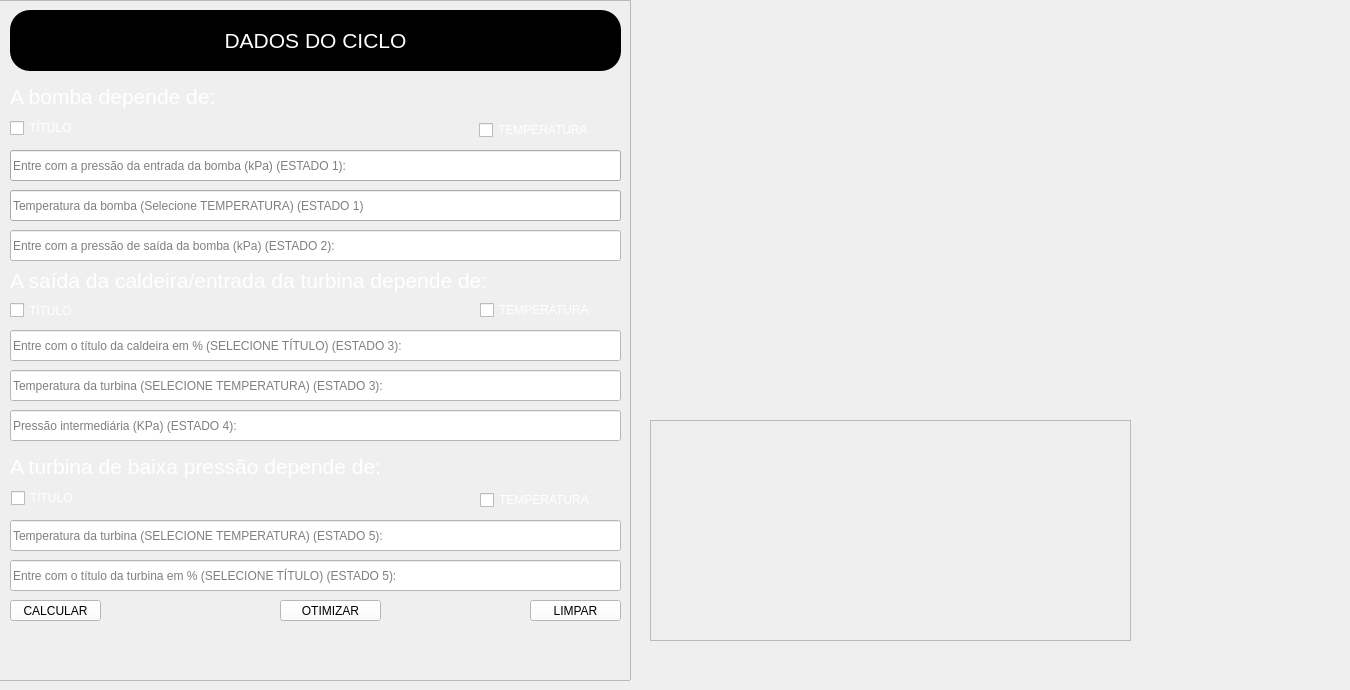
              <widget class="QWidget" name="tab_5">
               <attribute name="icon">
                <iconset resource="icons.qrc">
                 <normaloff>:/icons/icons/baseline_maps_home_work_black_24dp.png</normaloff>:/icons/icons/baseline_maps_home_work_black_24dp.png</iconset>
               </attribute>
               <attribute name="title">
                <string>Reaquecimento</string>
               </attribute>
               <widget class="QFrame" name="frame_5">
                <property name="geometry">
                 <rect>
                  <x>-10</x>
                  <y>0</y>
                  <width>641</width>
                  <height>681</height>
                 </rect>
                </property>
                <property name="frameShape">
                 <enum>QFrame::StyledPanel</enum>
                </property>
                <property name="frameShadow">
                 <enum>QFrame::Raised</enum>
                </property>
                <widget class="QLabel" name="labeldados_3">
                 <property name="geometry">
                  <rect>
                   <x>20</x>
                   <y>10</y>
                   <width>611</width>
                   <height>61</height>
                  </rect>
                 </property>
                 <property name="styleSheet">
                  <string notr="true">color: rgb(255, 255, 255);
font: 8pt &quot;Comic Sans MS&quot;;
background-color: rgb(0, 0, 0);
border-radius:20px;</string>
                 </property>
                 <property name="text">
                  <string>&lt;html&gt;&lt;head/&gt;&lt;body&gt;&lt;p align=&quot;center&quot;&gt;&lt;span style=&quot; font-size:16pt;&quot;&gt;DADOS DO CICLO&lt;/span&gt;&lt;/p&gt;&lt;/body&gt;&lt;/html&gt;</string>
                 </property>
                </widget>
                <widget class="QLabel" name="label_28">
                 <property name="geometry">
                  <rect>
                   <x>20</x>
                   <y>80</y>
                   <width>263</width>
                   <height>33</height>
                  </rect>
                 </property>
                 <property name="styleSheet">
                  <string notr="true">color: rgb(255, 255, 255);</string>
                 </property>
                 <property name="text">
                  <string>&lt;html&gt;&lt;head/&gt;&lt;body&gt;&lt;p&gt;&lt;span style=&quot; font-size:16pt;&quot;&gt;A bomba depende de:&lt;/span&gt;&lt;/p&gt;&lt;/body&gt;&lt;/html&gt;</string>
                 </property>
                </widget>
                <widget class="QLabel" name="label_29">
                 <property name="geometry">
                  <rect>
                   <x>20</x>
                   <y>260</y>
                   <width>611</width>
                   <height>41</height>
                  </rect>
                 </property>
                 <property name="styleSheet">
                  <string notr="true">color: rgb(255, 255, 255);</string>
                 </property>
                 <property name="text">
                  <string>&lt;html&gt;&lt;head/&gt;&lt;body&gt;&lt;p&gt;&lt;span style=&quot; font-size:16pt;&quot;&gt;A saída da caldeira/entrada da turbina depende de:&lt;/span&gt;&lt;/p&gt;&lt;/body&gt;&lt;/html&gt;</string>
                 </property>
                </widget>
                <widget class="QPushButton" name="limpar_rea">
                 <property name="geometry">
                  <rect>
                   <x>540</x>
                   <y>600</y>
                   <width>91</width>
                   <height>21</height>
                  </rect>
                 </property>
                 <property name="cursor">
                  <cursorShape>OpenHandCursor</cursorShape>
                 </property>
                 <property name="styleSheet">
                  <string notr="true">background-color: rgb(255, 255, 255);</string>
                 </property>
                 <property name="text">
                  <string>LIMPAR</string>
                 </property>
                 <property name="icon">
                  <iconset resource="icons.qrc">
                   <normaloff>:/icons/icons/baseline_delete_forever_black_24dp.png</normaloff>:/icons/icons/baseline_delete_forever_black_24dp.png</iconset>
                 </property>
                </widget>
                <widget class="QPushButton" name="calcular_rea">
                 <property name="geometry">
                  <rect>
                   <x>20</x>
                   <y>600</y>
                   <width>91</width>
                   <height>21</height>
                  </rect>
                 </property>
                 <property name="cursor">
                  <cursorShape>OpenHandCursor</cursorShape>
                 </property>
                 <property name="styleSheet">
                  <string notr="true">background-color: rgb(255, 255, 255);</string>
                 </property>
                 <property name="text">
                  <string>CALCULAR</string>
                 </property>
                 <property name="icon">
                  <iconset resource="icons.qrc">
                   <normaloff>:/icons/icons/baseline_calculate_black_24dp.png</normaloff>:/icons/icons/baseline_calculate_black_24dp.png</iconset>
                 </property>
                </widget>
                <widget class="QCheckBox" name="op1caldeirarea">
                 <property name="geometry">
                  <rect>
                   <x>20</x>
                   <y>300</y>
                   <width>91</width>
                   <height>21</height>
                  </rect>
                 </property>
                 <property name="cursor">
                  <cursorShape>OpenHandCursor</cursorShape>
                 </property>
                 <property name="styleSheet">
                  <string notr="true">color: rgb(255, 255, 255);
font: 10pt &quot;MS Shell Dlg 2&quot;;</string>
                 </property>
                 <property name="text">
                  <string>TÍTULO</string>
                 </property>
                </widget>
                <widget class="QCheckBox" name="op2caldeirarea">
                 <property name="geometry">
                  <rect>
                   <x>490</x>
                   <y>300</y>
                   <width>141</width>
                   <height>20</height>
                  </rect>
                 </property>
                 <property name="cursor">
                  <cursorShape>OpenHandCursor</cursorShape>
                 </property>
                 <property name="styleSheet">
                  <string notr="true">color: rgb(255, 255, 255);
font: 10pt &quot;MS Shell Dlg 2&quot;;</string>
                 </property>
                 <property name="text">
                  <string>TEMPERATURA</string>
                 </property>
                </widget>
                <widget class="QCheckBox" name="op1bombarea">
                 <property name="geometry">
                  <rect>
                   <x>20</x>
                   <y>120</y>
                   <width>91</width>
                   <height>16</height>
                  </rect>
                 </property>
                 <property name="cursor">
                  <cursorShape>OpenHandCursor</cursorShape>
                 </property>
                 <property name="styleSheet">
                  <string notr="true">color: rgb(255, 255, 255);
font: 10pt &quot;MS Shell Dlg 2&quot;;</string>
                 </property>
                 <property name="text">
                  <string>TÍTULO</string>
                 </property>
                </widget>
                <widget class="QCheckBox" name="op2bombarea">
                 <property name="geometry">
                  <rect>
                   <x>489</x>
                   <y>120</y>
                   <width>141</width>
                   <height>20</height>
                  </rect>
                 </property>
                 <property name="cursor">
                  <cursorShape>OpenHandCursor</cursorShape>
                 </property>
                 <property name="styleSheet">
                  <string notr="true">color: rgb(255, 255, 255);
font: 10pt &quot;MS Shell Dlg 2&quot;;</string>
                 </property>
                 <property name="text">
                  <string>TEMPERATURA</string>
                 </property>
                </widget>
                <widget class="QLineEdit" name="p2rea">
                 <property name="geometry">
                  <rect>
                   <x>20</x>
                   <y>230</y>
                   <width>611</width>
                   <height>31</height>
                  </rect>
                 </property>
                 <property name="styleSheet">
                  <string notr="true">background-color: rgb(255, 255, 255);
font: 12pt &quot;MS Shell Dlg 2&quot;;
color: rgb(0, 0, 0);</string>
                 </property>
                 <property name="text">
                  <string/>
                 </property>
                 <property name="placeholderText">
                  <string>Entre com a pressão de saída da bomba (kPa) (ESTADO 2):</string>
                 </property>
                </widget>
                <widget class="QLineEdit" name="x3rea">
                 <property name="geometry">
                  <rect>
                   <x>20</x>
                   <y>330</y>
                   <width>611</width>
                   <height>31</height>
                  </rect>
                 </property>
                 <property name="styleSheet">
                  <string notr="true">background-color: rgb(255, 255, 255);
font: 10pt &quot;MS Shell Dlg 2&quot;;
color: rgb(0, 0, 0);</string>
                 </property>
                 <property name="text">
                  <string/>
                 </property>
                 <property name="placeholderText">
                  <string>Entre com o título da caldeira em % (SELECIONE TÍTULO) (ESTADO 3):</string>
                 </property>
                </widget>
                <widget class="QLineEdit" name="t3rea">
                 <property name="geometry">
                  <rect>
                   <x>20</x>
                   <y>370</y>
                   <width>611</width>
                   <height>31</height>
                  </rect>
                 </property>
                 <property name="styleSheet">
                  <string notr="true">background-color: rgb(255, 255, 255);
font: 10pt &quot;MS Shell Dlg 2&quot;;
color: rgb(0, 0, 0);</string>
                 </property>
                 <property name="text">
                  <string/>
                 </property>
                 <property name="placeholderText">
                  <string>Temperatura da turbina (SELECIONE TEMPERATURA) (ESTADO 3):</string>
                 </property>
                </widget>
                <widget class="QLineEdit" name="p4rea">
                 <property name="geometry">
                  <rect>
                   <x>20</x>
                   <y>410</y>
                   <width>611</width>
                   <height>31</height>
                  </rect>
                 </property>
                 <property name="styleSheet">
                  <string notr="true">background-color: rgb(255, 255, 255);
font: 10pt &quot;MS Shell Dlg 2&quot;;
color: rgb(0, 0, 0);</string>
                 </property>
                 <property name="text">
                  <string/>
                 </property>
                 <property name="placeholderText">
                  <string>Pressão intermediária (KPa) (ESTADO 4):</string>
                 </property>
                </widget>
                <widget class="QLabel" name="label_30">
                 <property name="geometry">
                  <rect>
                   <x>20</x>
                   <y>450</y>
                   <width>481</width>
                   <height>33</height>
                  </rect>
                 </property>
                 <property name="styleSheet">
                  <string notr="true">color: rgb(255, 255, 255);</string>
                 </property>
                 <property name="text">
                  <string>&lt;html&gt;&lt;head/&gt;&lt;body&gt;&lt;p&gt;&lt;span style=&quot; font-size:16pt;&quot;&gt;A turbina de baixa pressão depende de:&lt;/span&gt;&lt;/p&gt;&lt;/body&gt;&lt;/html&gt;</string>
                 </property>
                </widget>
                <widget class="QCheckBox" name="op1turbinarea">
                 <property name="geometry">
                  <rect>
                   <x>21</x>
                   <y>490</y>
                   <width>91</width>
                   <height>16</height>
                  </rect>
                 </property>
                 <property name="cursor">
                  <cursorShape>OpenHandCursor</cursorShape>
                 </property>
                 <property name="styleSheet">
                  <string notr="true">color: rgb(255, 255, 255);
font: 10pt &quot;MS Shell Dlg 2&quot;;</string>
                 </property>
                 <property name="text">
                  <string>TÍTULO</string>
                 </property>
                </widget>
                <widget class="QCheckBox" name="op2turbinarea">
                 <property name="geometry">
                  <rect>
                   <x>490</x>
                   <y>490</y>
                   <width>141</width>
                   <height>20</height>
                  </rect>
                 </property>
                 <property name="cursor">
                  <cursorShape>OpenHandCursor</cursorShape>
                 </property>
                 <property name="styleSheet">
                  <string notr="true">color: rgb(255, 255, 255);
font: 10pt &quot;MS Shell Dlg 2&quot;;</string>
                 </property>
                 <property name="text">
                  <string>TEMPERATURA</string>
                 </property>
                </widget>
                <widget class="QLineEdit" name="t5rea">
                 <property name="geometry">
                  <rect>
                   <x>20</x>
                   <y>520</y>
                   <width>611</width>
                   <height>31</height>
                  </rect>
                 </property>
                 <property name="styleSheet">
                  <string notr="true">background-color: rgb(255, 255, 255);
font: 10pt &quot;MS Shell Dlg 2&quot;;
color: rgb(0, 0, 0);</string>
                 </property>
                 <property name="text">
                  <string/>
                 </property>
                 <property name="placeholderText">
                  <string>Temperatura da turbina (SELECIONE TEMPERATURA) (ESTADO 5):</string>
                 </property>
                </widget>
                <widget class="QLineEdit" name="x5rea">
                 <property name="geometry">
                  <rect>
                   <x>20</x>
                   <y>560</y>
                   <width>611</width>
                   <height>31</height>
                  </rect>
                 </property>
                 <property name="styleSheet">
                  <string notr="true">background-color: rgb(255, 255, 255);
font: 10pt &quot;MS Shell Dlg 2&quot;;
color: rgb(0, 0, 0);</string>
                 </property>
                 <property name="text">
                  <string/>
                 </property>
                 <property name="placeholderText">
                  <string>Entre com o título da turbina em % (SELECIONE TÍTULO) (ESTADO 5):</string>
                 </property>
                </widget>
                <widget class="QLineEdit" name="t1rea">
                 <property name="geometry">
                  <rect>
                   <x>20</x>
                   <y>190</y>
                   <width>611</width>
                   <height>31</height>
                  </rect>
                 </property>
                 <property name="styleSheet">
                  <string notr="true">font: 12pt &quot;MS Shell Dlg 2&quot;;</string>
                 </property>
                 <property name="placeholderText">
                  <string>Temperatura da bomba (Selecione TEMPERATURA) (ESTADO 1)</string>
                 </property>
                </widget>
                <widget class="QLineEdit" name="p1rea">
                 <property name="geometry">
                  <rect>
                   <x>20</x>
                   <y>150</y>
                   <width>611</width>
                   <height>31</height>
                  </rect>
                 </property>
                 <property name="contextMenuPolicy">
                  <enum>Qt::DefaultContextMenu</enum>
                 </property>
                 <property name="styleSheet">
                  <string notr="true">font: 12pt &quot;MS Shell Dlg 2&quot;;</string>
                 </property>
                 <property name="dragEnabled">
                  <bool>false</bool>
                 </property>
                 <property name="placeholderText">
                  <string>Entre com a pressão da entrada da bomba (kPa) (ESTADO 1):</string>
                 </property>
                </widget>
                <widget class="QPushButton" name="otimizar_rea">
                 <property name="geometry">
                  <rect>
                   <x>290</x>
                   <y>600</y>
                   <width>101</width>
                   <height>21</height>
                  </rect>
                 </property>
                 <property name="cursor">
                  <cursorShape>OpenHandCursor</cursorShape>
                 </property>
                 <property name="styleSheet">
                  <string notr="true">background-color: rgb(255, 255, 255);</string>
                 </property>
                 <property name="text">
                  <string>OTIMIZAR</string>
                 </property>
                 <property name="icon">
                  <iconset resource="icons.qrc">
                   <normaloff>:/icons/icons/baseline_calculate_black_24dp.png</normaloff>:/icons/icons/baseline_calculate_black_24dp.png</iconset>
                 </property>
                </widget>
               </widget>
               <widget class="QWidget" name="frame_result_3" native="true">
                <property name="geometry">
                 <rect>
                  <x>640</x>
                  <y>20</y>
                  <width>701</width>
                  <height>661</height>
                 </rect>
                </property>
                <widget class="QLabel" name="eta_result_rea">
                 <property name="geometry">
                  <rect>
                   <x>0</x>
                   <y>0</y>
                   <width>491</width>
                   <height>41</height>
                  </rect>
                 </property>
                 <property name="styleSheet">
                  <string notr="true">color: rgb(255, 255, 255);
font: 16pt &quot;Comic Sans MS&quot;;</string>
                 </property>
                 <property name="text">
                  <string>&lt;html&gt;&lt;head/&gt;&lt;body&gt;&lt;p align=&quot;center&quot;&gt;&lt;br/&gt;&lt;/p&gt;&lt;/body&gt;&lt;/html&gt;</string>
                 </property>
                </widget>
                <widget class="QLabel" name="wb_result_rea">
                 <property name="geometry">
                  <rect>
                   <x>0</x>
                   <y>90</y>
                   <width>501</width>
                   <height>41</height>
                  </rect>
                 </property>
                 <property name="styleSheet">
                  <string notr="true">color: rgb(255, 255, 255);
font: 16pt &quot;Comic Sans MS&quot;;</string>
                 </property>
                 <property name="text">
                  <string>&lt;html&gt;&lt;head/&gt;&lt;body&gt;&lt;p align=&quot;center&quot;&gt;&lt;br/&gt;&lt;/p&gt;&lt;/body&gt;&lt;/html&gt;</string>
                 </property>
                </widget>
                <widget class="QLabel" name="wt_result_rea">
                 <property name="geometry">
                  <rect>
                   <x>0</x>
                   <y>40</y>
                   <width>501</width>
                   <height>51</height>
                  </rect>
                 </property>
                 <property name="styleSheet">
                  <string notr="true">color: rgb(255, 255, 255);
font: 16pt &quot;MS Shell Dlg 2&quot;;</string>
                 </property>
                 <property name="text">
                  <string>&lt;html&gt;&lt;head/&gt;&lt;body&gt;&lt;p align=&quot;center&quot;&gt;&lt;br/&gt;&lt;/p&gt;&lt;/body&gt;&lt;/html&gt;</string>
                 </property>
                </widget>
                <widget class="QLabel" name="qh_result_rea">
                 <property name="geometry">
                  <rect>
                   <x>0</x>
                   <y>130</y>
                   <width>531</width>
                   <height>51</height>
                  </rect>
                 </property>
                 <property name="styleSheet">
                  <string notr="true">color: rgb(255, 255, 255);
font: 16pt &quot;Comic Sans MS&quot;;</string>
                 </property>
                 <property name="text">
                  <string>&lt;html&gt;&lt;head/&gt;&lt;body&gt;&lt;p align=&quot;center&quot;&gt;&lt;br/&gt;&lt;/p&gt;&lt;/body&gt;&lt;/html&gt;</string>
                 </property>
                </widget>
                <widget class="QFrame" name="result_frame_rea">
                 <property name="geometry">
                  <rect>
                   <x>10</x>
                   <y>400</y>
                   <width>481</width>
                   <height>221</height>
                  </rect>
                 </property>
                 <property name="frameShape">
                  <enum>QFrame::StyledPanel</enum>
                 </property>
                 <property name="frameShadow">
                  <enum>QFrame::Raised</enum>
                 </property>
                </widget>
               </widget>
              </widget>
